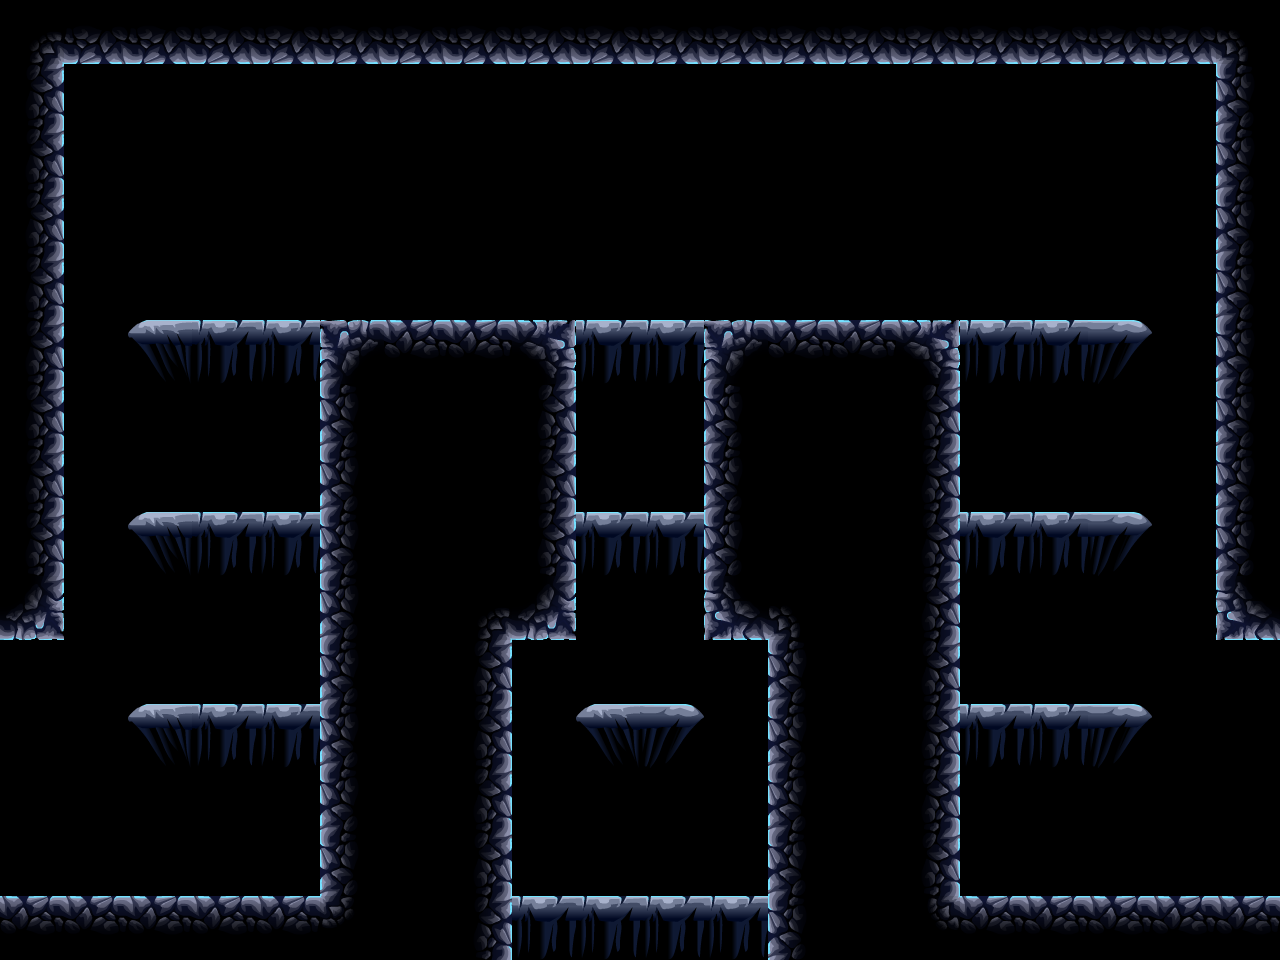

The image is a tile-based game level rendered from a .tmx file. Its description and source (layers, tilesets, objects; grid data summarised) follow:
An orthogonal 20x15 tile map with 64x64 px tiles, 1 tile layer (Level), 3 hidden layers not drawn and 7 objects (4x spawner, 3x door).

<map version="1.0" orientation="orthogonal" width="20" height="15" tilewidth="64" tileheight="64">
 <tileset firstgid="1" name="tiles" tilewidth="64" tileheight="64">
  <image source="../../images/tilesets/cave1.png" width="512" height="1024" />
  <terraintypes>
   <terrain name="crossable" tile="13" />
   <terrain name="crossable" tile="14" />
   <terrain name="crossable" tile="15" />
  </terraintypes>
 </tileset>
 <layer name="Background" width="20" height="15" visible="0">
  <properties>
   <property name="nocollide" value="true" />
   <property name="tileset" value="tiles" />
  </properties>
  <data>[300 cells, 271 non-empty, 3 distinct tile ids]</data>
 </layer>
 <layer name="bg2" width="20" height="15" visible="0">
  <properties>
   <property name="nocollide" value="true" />
   <property name="tileset" value="tiles" />
  </properties>
  <data>[300 cells, 6 non-empty, 2 distinct tile ids]</data>
 </layer>
 <layer name="Level" width="20" height="15">
  <properties>
   <property name="tileset" value="tiles" />
  </properties>
  <data>[300 cells, 122 non-empty, 15 distinct tile ids]</data>
 </layer>
 <layer name="front" width="20" height="15" visible="0">
  <properties>
   <property name="nocollide" value="true" />
   <property name="tileset" value="tiles" />
  </properties>
  <data>[300 cells, 16 non-empty, 8 distinct tile ids]</data>
 </layer>
 <objectgroup name="doors" width="20" height="15" visible="0">
  <object name="door" type="door" gid="19" x="0" y="704">
   <properties>
    <property name="direction" value="left" />
   </properties>
  </object>
  <object name="door" type="door" gid="19" x="1216" y="704">
   <properties>
    <property name="direction" value="right" />
   </properties>
  </object>
  <object name="door" type="door" gid="19" x="512" y="960">
   <properties>
    <property name="direction" value="down" />
   </properties>
  </object>
 </objectgroup>
 <objectgroup name="spawners" width="20" height="15" visible="0">
  <object name="spawner" type="spawner" gid="35" x="832" y="320">
   <properties>
    <property name="enemy" value="w" />
   </properties>
  </object>
  <object name="spawner" type="spawner" gid="35" x="192" y="896">
   <properties>
    <property name="enemy" value="w" />
   </properties>
  </object>
  <object name="spawner" type="spawner" gid="35" x="1024" y="896">
   <properties>
    <property name="enemy" value="w" />
   </properties>
  </object>
  <object name="spawner" type="spawner" gid="35" x="384" y="320">
   <properties>
    <property name="enemy" value="w" />
   </properties>
  </object>
 </objectgroup>
</map>
